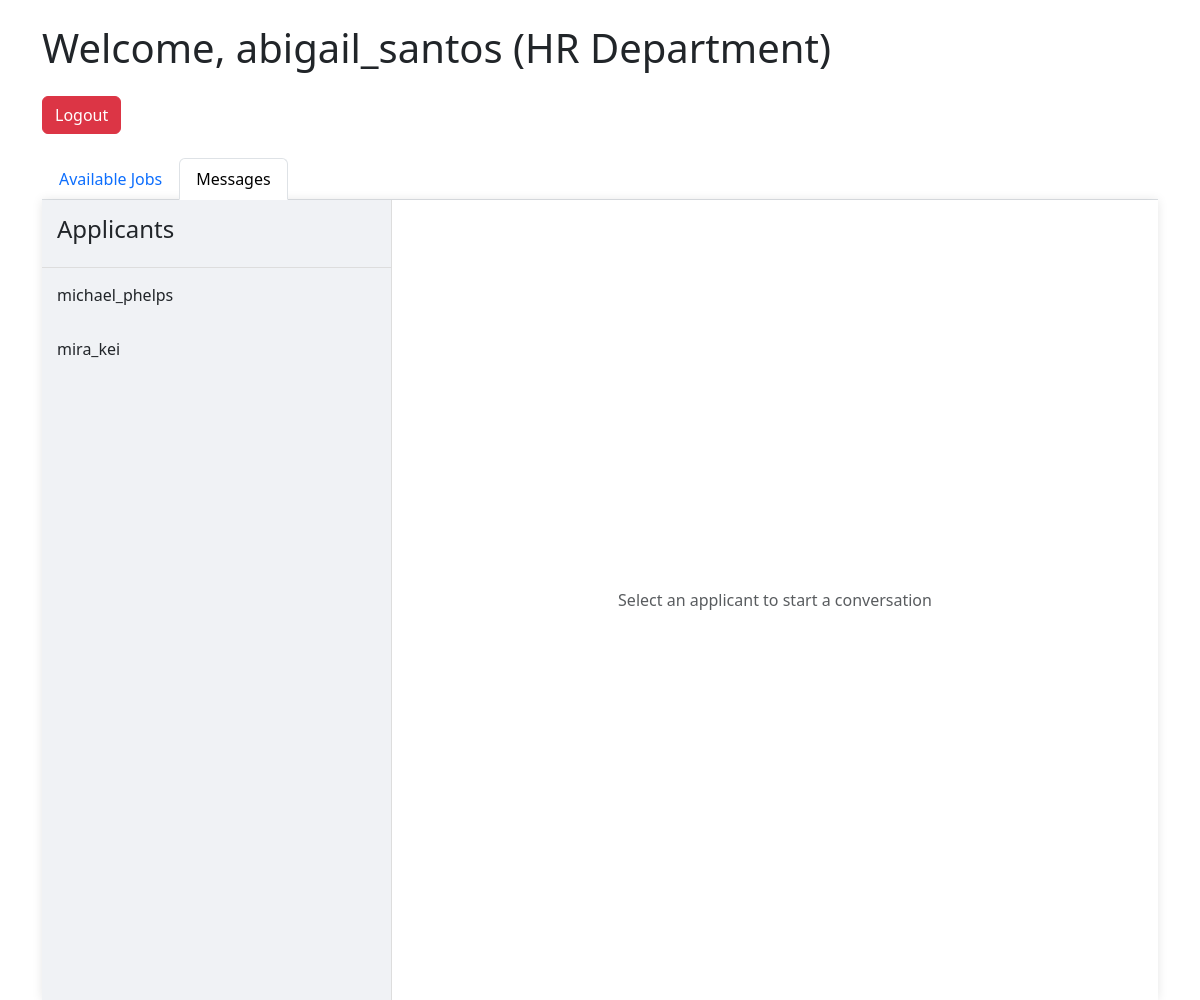
The page /hr_messages.php (signed in) on the database its author committed.
### tables this page shows
CREATE TABLE `users` (
  `id` int(11) NOT NULL,
  `username` varchar(255) NOT NULL,
  `password` varchar(255) NOT NULL,
  `role` enum('hr','applicant') NOT NULL,
  `created_at` timestamp NOT NULL DEFAULT current_timestamp()
);

### core/models.php (called while the page is built, shortened)
<?php
require_once 'dbConfig.php';
function getUserById($user_id) {
    global $db;
    $sql = "SELECT * FROM users WHERE id = :user_id";
    $stmt = $db->prepare($sql);
    $stmt->bindParam(':user_id', $user_id);
    $stmt->execute();
    return $stmt->fetch(PDO::FETCH_ASSOC);
}
?>

### core/handleForms.php (called while the page is built, shortened)
<?php
require_once 'dbConfig.php';
require_once 'models.php';
function getApplicants() {
    global $db;
    $sql = "SELECT * FROM users WHERE role = 'applicant'";
    $stmt = $db->query($sql);
    return $stmt->fetchAll(PDO::FETCH_ASSOC);
}
?>

### hr_messages.php (the view, shortened to what this page needs)
<?php
require_once 'core/models.php';
require_once 'core/handleForms.php';
$hr_id = $_SESSION['user_id'];
$hr_username = getUserById($hr_id)['username'];
$applicants = getApplicants();
$current_conversation = null;
$applicant_id = isset($_GET['applicant_id']) ? $_GET['applicant_id'] : null;
?>
<!DOCTYPE html>
<html lang="en">
<head>
    <link rel="stylesheet" href="styles.css">
    <link href="https://cdn.jsdelivr.net/npm/bootstrap@5.3.0-alpha1/dist/css/bootstrap.min.css" rel="stylesheet">
</head>
<body>
<?php include 'hr_navbar.php'; ?>
<div class="messenger-container">
    <div class="contacts-list">
        <div class="conversation-header">
            <h4>Applicants</h4>
        </div>
        <?php foreach ($applicants as $applicant): ?>
            <div class="contact-item <?= ($applicant_id == $applicant['id']) ? 'active' : ''; ?>">
                <a href="hr_messages.php?applicant_id=<?= $applicant['id']; ?>"
                   class="text-decoration-none text-dark flex-grow-1">
                    <?= htmlspecialchars($applicant['username']); ?>
                </a>
            </div>
        <?php endforeach; ?>
    </div>
    <div class="conversation-area">
        <?php if ($applicant_id): ?>
            <div class="conversation-header">
                <?php
                $contact = getUserById($applicant_id);
                if ($contact) {
                    echo '<h4>' . htmlspecialchars($contact['username']) . '</h4>';
                } else {
                    echo '<h4>Unknown Applicant</h4>';
                }
                ?>
            </div>
            <div class="messages-list">
                <?php if ($current_conversation): ?>
                    <?php foreach ($current_conversation as $message): ?>
                        <div class="message-wrapper">
                            <div class="message <?= ($message['sender_id'] == $hr_id) ? 'sent' : 'received'; ?>">
                                <?= htmlspecialchars($message['message']); ?>
                            </div>
                        </div>
                    <?php endforeach; ?>
                <?php else: ?>
                    <div class="text-muted text-center mt-3">No messages yet. Start the conversation!</div>
                <?php endif; ?>
            </div>
            <div class="message-input">
                <form method="POST" class="d-flex">
                    <textarea name="message" class="form-control me-2" placeholder="Type a message" required></textarea>
                    <input type="hidden" name="applicant_id" value="<?= $applicant_id; ?>">
                    <button type="submit" name="send_message" class="btn btn-primary">Send</button>
                </form>
            </div>
        <?php else: ?>
            <div class="d-flex justify-content-center align-items-center h-100 text-muted">
                Select an applicant to start a conversation
            </div>
        <?php endif; ?>
    </div>
</div>
</body>
</html>

### hr_navbar.php
<div class="container mt-4">
    <h1 class="mb-4">Welcome, <?= htmlspecialchars($hr_username); ?> (HR Department)</h1>
    <form method="POST">
        <button type="submit" name="logout" class="btn btn-danger mb-4">Logout</button>
    </form>
<ul class="nav nav-tabs" id="dashboardTabs" role="tablist">
    <li class="nav-item" role="presentation">
        <a class="nav-link <?= basename($_SERVER['PHP_SELF']) == 'hr_dashboard.php' ? 'active' : ''; ?>"
           href="hr_dashboard.php">Available Jobs</a>
    </li>
    <li class="nav-item" role="presentation">
        <a class="nav-link <?= basename($_SERVER['PHP_SELF']) == 'hr_messages.php' ? 'active' : ''; ?>"
           href="hr_messages.php">Messages</a>
    </li>
</ul>

### styles.css (style rules this page uses)
.messenger-container { display: flex; height: 100vh; background-color: white; max-width: 1200px; margin: 0 auto; box-shadow: 0 0 10px rgba(0,0,0,0.1); }
.contacts-list { width: 350px; border-right: 1px solid #ddd; overflow-y: auto; background-color: #f0f2f5; }
.conversation-area { flex-grow: 1; display: flex; flex-direction: column; }
.conversation-header { padding: 15px; background-color: #f0f2f5; border-bottom: 1px solid #ddd; }
.contact-item { display: flex; align-items: center; padding: 15px; cursor: pointer; transition: background-color 0.2s; }

### rows shown on the page
users: username "abigail_santos"
users: username "michael_phelps"
users: username "mira_kei"
